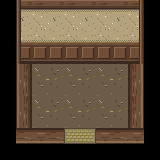

The image is a tile-based game level rendered from a .tmx file. Its description and complete source (layers, tilesets, objects, tile grids) follow:
An orthogonal 5x5 tile map with 32x32 px tiles, 2 tile layers (ground, furniture).

<map version="1.10" tiledversion="1.12.0" orientation="orthogonal" renderorder="right-down" width="5" height="5" tilewidth="32" tileheight="32" infinite="0" nextlayerid="3" nextobjectid="1">
 <tileset firstgid="1" source="interior.tsx" />
 <layer id="1" name="ground" width="5" height="5">
  <data encoding="csv">
13,11,11,11,15,
14,12,12,12,16,
5,3,3,3,6,
5,3,3,3,6,
8,7,10,7,9
</data>
 </layer>
 <layer id="2" name="furniture" width="5" height="5">
  <data encoding="csv">
0,0,0,0,0,
0,0,0,0,0,
0,0,0,0,0,
0,0,0,0,0,
0,0,0,0,0
</data>
 </layer>
</map>
